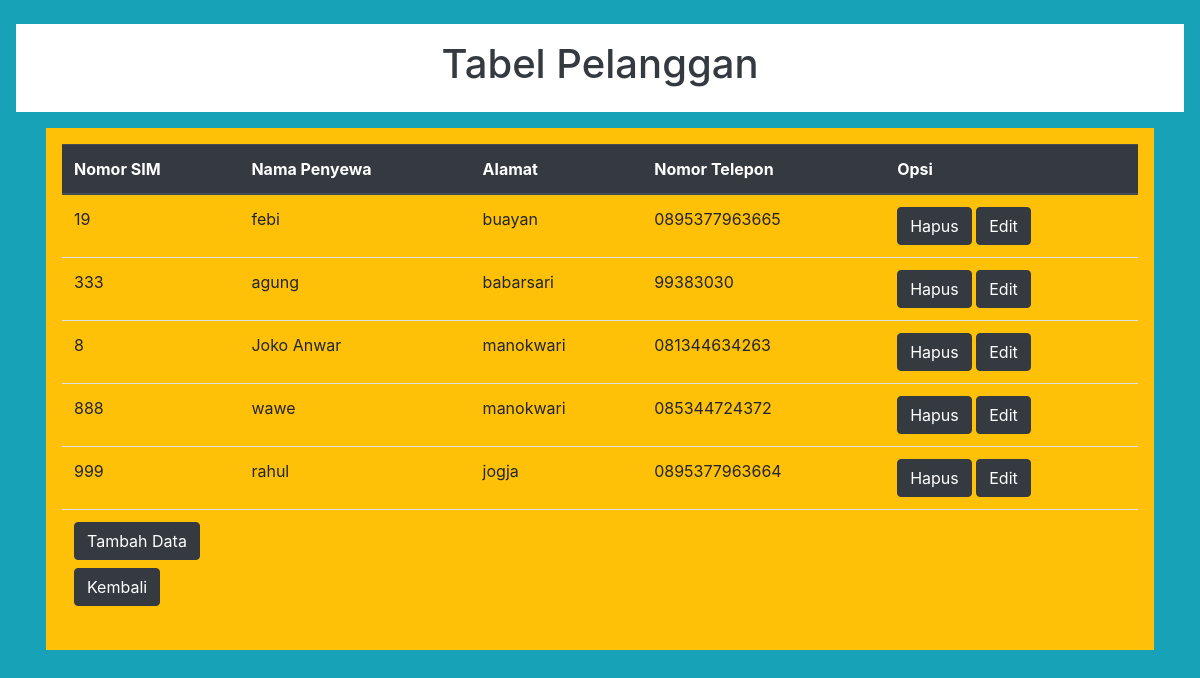
Screenshot of /PBpelanggan/pelanggan4.php with the database file from the repository.
### tables this page shows
CREATE TABLE `penyewa` (
  `no_sim` char(12) NOT NULL,
  `Nama` varchar(30) DEFAULT NULL,
  `alamat` varchar(50) DEFAULT NULL,
  `no_telp` varchar(13) DEFAULT NULL,
  `password` char(8) NOT NULL
);

### PBpelanggan/Pelanggan4.PHP (the view, shortened to what this page needs)
<!DOCTYPE html>
<html>
<head>
	<link rel="stylesheet" type="text/css" href="bootstrap.min.css">
</head>
<body class="p-3 mb-2 bg-info text-white">
	<div class="p-3 mt-2 bg-white text-dark" align="center"><h1>Tabel Pelanggan</h1></div>
	<div class="container p-3 ">
	<div class="p-3 mb-2 bg-warning text-dark">
<table class="table table dark">
		<thead class="thead-dark" class="p-3 mb-2 bg-info text-white">
			<th>Nomor SIM</th>
			<th>Nama Penyewa</th>
			<th>Alamat</th>
			<th>Nomor Telepon</th>
			<th>Opsi</th>
		</thead>
		<?php
			$hostname="localhost";
			$username="root";
			$password="";
			$database="tester1";
			$link= new mysqli($hostname,$username,$password,$database);
			$query=mysqli_query($link,"select *from penyewa");
			while($data=mysqli_fetch_array($query)){
		 ?>
		 <tr>
		 		<td><?php echo $data['no_sim'];?></td>
		 		<td><?php echo $data['Nama'];?></td>
		 		<td><?php echo $data['alamat'];?></td>
		 		<td><?php echo $data['no_telp'];?></td>
		 		<td> <button type="button" class="btn btn-dark"><a style="color: white" href=pelanggan5.php?no_sim=<?php echo $data['no_sim'];?> >Hapus</a></button>
				<button type="button" class="btn btn-dark"><a style="color: white" href=pelanggan6.php?no_sim=<?php echo $data['no_sim'];?> >Edit</a></button>
		 </tr>
		<?php } ?>
		<td colspan="6"><button type="button" class="btn btn-dark"><a style="color: white" href=pelanggan1.php>Tambah Data</a></button><h1></h1><button type="button" class="btn btn-dark"><a style="color: white" href=../dbase/bindex.php>Kembali</a></button></td>
</table>
</div>
</html>

### rows the page displays
penyewa: no_sim "19", Nama "febi", alamat "buayan", no_telp "0895377963665"
penyewa: no_sim "333", Nama "agung", alamat "babarsari", no_telp "99383030"
penyewa: no_sim "8", Nama "Joko Anwar", alamat "manokwari", no_telp "081344634263"
penyewa: no_sim "888", Nama "wawe", alamat "manokwari", no_telp "085344724372"
penyewa: no_sim "999", Nama "rahul", alamat "jogja", no_telp "0895377963664"
